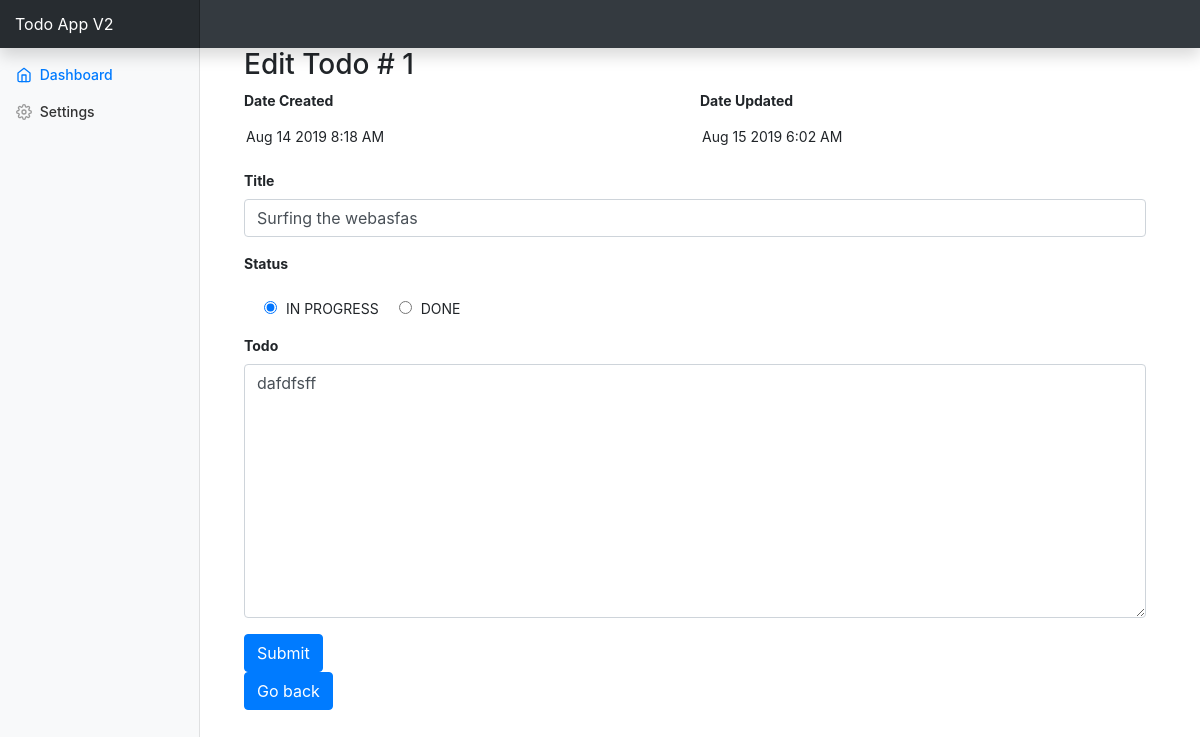
The page /views/user/view_edit_todo.php?adminUserId=16&id=72&c=1 (signed in) on the database its author committed.
### tables this page shows
CREATE TABLE `todos` (
  `todo_id` int(11) NOT NULL,
  `user_id` int(11) NOT NULL,
  `title` varchar(40) NOT NULL,
  `content` text NOT NULL,
  `status` enum('IN PROGRESS','DONE') NOT NULL,
  `date_created` timestamp NOT NULL DEFAULT current_timestamp(),
  `date_updated` timestamp NOT NULL DEFAULT current_timestamp()
);

### model/config.php (called while the page is built, shortened)
<?php
function query($query, $con) {
    return $con->query($query);
}

### views/user/view_edit_todo.php (the view, shortened to what this page needs)
<?php
$root = $_SERVER['DOCUMENT_ROOT'];
require $root . "/TODOapp/model/config.php";
$userCountTodo = $_GET['c'];
$todoId = $_GET["id"];
$user_id = $_SESSION["status"]["user_role_id"] == 1? $_GET["adminUserId"] : $_SESSION["status"]["user_id"];
$sql = "SELECT * FROM todos WHERE todo_id='$todoId' AND user_id='$user_id'";
$result = query($sql, $mysqli);
$data = mysqli_fetch_array($result);
$role_id = $_SESSION['status']['user_role_id'];
$todo_check = $todoId == $data["todo_id"];
$user_verify = ($role_id == 2 && $todo_check)? 'user' :
                ($role_id == 1 && $todo_check)? 'admin' : false;
?>
<?php require "../template/header.php"; ?>
<div class="container-fluid">
    <nav class="col-md-2 d-none d-md-block bg-light sidebar">
        <div class="sidebar-sticky">
            <ul class="nav flex-column">
                <li class="nav-item">
                    <a href="#" class="nav-link active">
                        <span data-feather="home"></span>
                        Dashboard
                    </a>
                </li>
                <li class="nav-item">
                    <a href="#" class="nav-link">
                        <span data-feather="settings"></span>
                        Settings
                    </a>
                </li>
            </ul>
        </div>
    </nav>
    <main role="main" class="col-md-9 col-lg-10 ml-sm-auto px-4">
    <?php if($user_verify == 'user' || $user_verify == 'admin') : ?>
        <h3>Edit Todo # <?php echo $userCountTodo; ?></h3>
        <?php if($_SESSION["status"]["user_role_id"] == 2) : ?>
            <form action="../../controller/Todo.php" class="form" method="post">
                <input type="hidden" name="todoId" value="<?php echo $_GET["id"]; ?>">
                <div class="form-row">
                    <div class="form-group col-md-6">
                        <label for="" class="font-weight-bold">Date Created</label>
                        <input type="text" value="<?php echo date('M j Y g:i A', strtotime($data["date_created"])); ?>" class="form-control-plaintext" disabled>
                    </div>
                    <div class="form-group col-md-6">
                        <label for="" class="font-weight-bold">Date Updated</label>
                        <input type="text" name="updateTime" value="<?php echo date('M j Y g:i A', strtotime($data["date_updated"])); ?>" class="form-control-plaintext" disabled>
                    </div>
                </div>
                <div class="form-group">
                        <label for="" class="font-weight-bold">Title</label>
                        <input type="text" class="form-control" name="title" value="<?php echo $data["title"]; ?>">
                </div>
                <div class="form-group">
                    <label for="" class="font-weight-bold">Status</label>
                </div>
                <div class="form-group form-check-inline">
                    <div class="form-check">
                        <input type="radio" class="form-check-input" name="editRadStatus" value="IN PROGRESS" checked>
                        <label for="" class="form-check-label">IN PROGRESS</label>
                    </div>
                    <div class="form-check">
                        <input type="radio" class="form-check-input" name="editRadStatus" value="DONE">
                        <label for="" class="form-check-label">DONE</label>
                    </div>
                </div>
                <div class="form-group">
                    <label for="" class="font-weight-bold">Todo</label>
                    <textarea cols="30" rows="10" class="form-control" name="editContent"><?php echo $data["content"]; ?></textarea>
                </div>
                <input type="submit" class="btn btn-primary" value="Submit" name="submit">
            </form>
         <?php elseif($_SESSION["status"]["user_role_id"] == 1) : ?>
            <form action="../../controller/Todo.php" class="form" method="post">
                <div class="form-row">
                    <div class="form-group col-md-6">
                        <label for="" class="font-weight-bold">Date Created</label>
                        <input type="text" value="<?php echo date('M j Y g:i A', strtotime($data["date_created"])); ?>" class="form-control-plaintext" disabled>
                    </div>
                    <div class="form-group col-md-6">
                        <label for="" class="font-weight-bold">Date Updated</label>
                        <input type="text" name="updateTime" value="<?php echo date('M j Y g:i A', strtotime($data["date_updated"])); ?>" class="form-control-plaintext" disabled>
                    </div>
                </div>
                <div class="form-group">
                        <label for="" class="font-weight-bold">Title</label>
                        <input type="text" class="form-control" name="title" value="<?php echo $data["title"]; ?>">
                </div>
                <div class="form-group">
                    <label for="" class="font-weight-bold">Status</label>
                </div>
                <div class="form-group form-check-inline">
                    <div class="form-check">
                        <input type="radio" class="form-check-input" name="editRadStatus" value="IN PROGRESS" checked>
                        <label for="" class="form-check-label">IN PROGRESS</label>
                    </div>
                    <div class="form-check">
                        <input type="radio" class="form-check-input" name="editRadStatus" value="DONE">
                        <label for="" class="form-check-label">DONE</label>
                    </div>
                </div>
                <div class="form-group">
                    <label for="" class="font-weight-bold">Todo</label>
                    <textarea cols="30" rows="10" class="form-control" name="adminEditContent"><?php echo $data["content"]; ?></textarea>
                </div>
                <input type="submit" class="btn btn-primary" value="Submit" name="submit">
            </form>
         <?php endif; ?>
    <?php else: ?>
        <div class="jumbotron">
            <div class="display-3 text-danger">Todo does not exist</div>
        </div>
    <?php endif; ?>
    <?php
        if($_SESSION["status"]["user_role_id"] == 1) {
            echo "<a href='../admin/view_admin_home.php?v_id=$user_id' class='btn btn-primary'>Go back</a>";
        } elseif($_SESSION["status"]["user_role_id"] == 2) {
            echo "<a href='view_user_home.php' class='btn btn-primary'>Go back</a>";
        }
    ?>
    </main>
</div>
<?php require "../template/footer.php"; ?>

### views/styles/dashboard.css (style rules this page uses)
body { font-size: .875rem; }
.feather { width: 16px; height: 16px; vertical-align: text-bottom; }
.sidebar { position: fixed; top: 0; bottom: 0; left: 0; z-index: 100; padding: 48px 0 0; box-shadow: inset -1px 0 0 rgba(0, 0, 0, .1); }
.sidebar-sticky { position: relative; top: 0; height: calc(100vh - 48px); padding-top: .5rem; overflow-x: hidden; overflow-y: auto; }
.sidebar .nav-link { font-weight: 500; color: #333; }
.sidebar .nav-link .feather { margin-right: 4px; color: #999; }
.sidebar .nav-link.active { color: #007bff; }
.sidebar .nav-link:hover .feather, .sidebar .nav-link.active .feather { color: inherit; }
[role="main"] { padding-top: 133px; }
@media (min-width: 768px) { [role="main"] { padding-top: 48px; } }

### rows shown on the page
todos: date_created "Aug 14 2019 8:18 AM", updateTime "Aug 15 2019 6:02 AM", title "Surfing the webasfas", adminEditContent "dafdfsff"

### other values the page prints
$userCountTodo "1"
